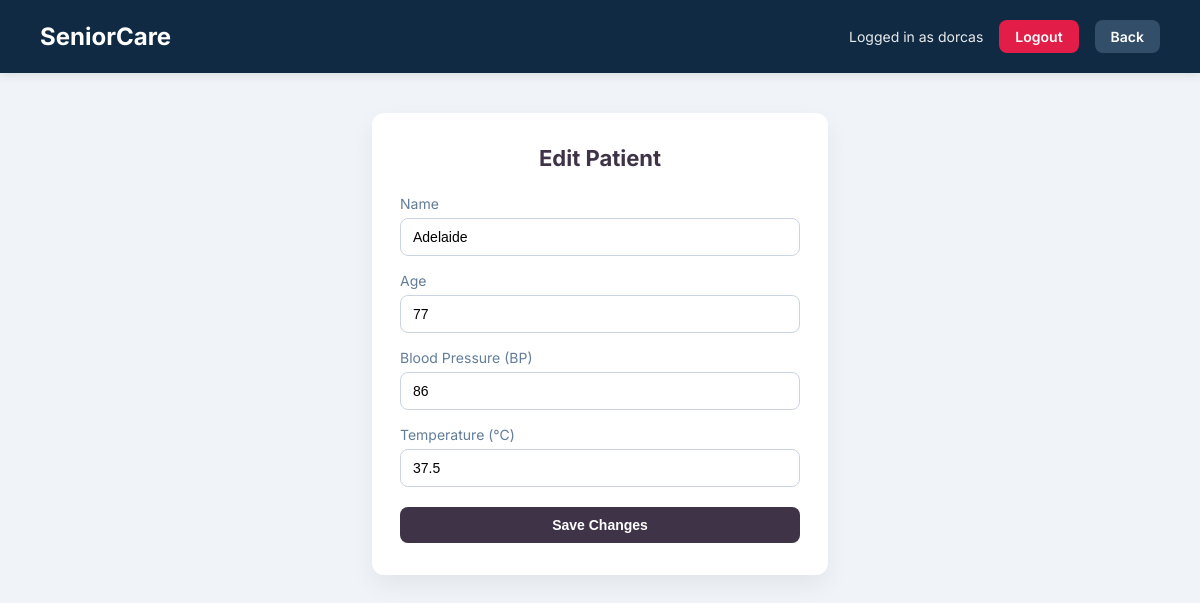
Page /residents/4/edit (signed in) on the committed database.
### tables this page shows
CREATE TABLE residents (
            id INTEGER PRIMARY KEY AUTOINCREMENT,
            name TEXT NOT NULL,
            age INTEGER NOT NULL,
            bp INTEGER NOT NULL,
            temperature REAL
        );

### care.py (the view, shortened to what this page needs)
@app.route("/residents/<int:resident_id>/edit", methods=["GET", "POST"])
@login_required
def edit_resident(resident_id):
    db = get_db_connection()
    resident = db.execute(
        "SELECT * FROM residents WHERE id = ?", (resident_id,)
    ).fetchone()
    if not resident:
        db.close()
        flash("Patient not found.", "error")
        return redirect(url_for("home"))
    db.close()
    return render_template(
        "edit_resident.html",
        resident=resident,
        username=session.get("username"),
    )

### care.py (called while the page is built)
def get_db_connection():
    conn = sqlite3.connect("Seniorcare.db")
    conn.row_factory = sqlite3.Row
    return conn

def login_required(view):
    @wraps(view)
    def wrapped_view(**kwargs):
        if "user_id" not in session:
            return redirect(url_for("login"))
        return view(**kwargs)
    return wrapped_view

### templates/edit_resident.html (shortened to what this page needs)
<!DOCTYPE html>
<html lang="en">
<head>
    <link rel="stylesheet" href="{{ url_for('static', filename='style.css') }}">
</head>
<body>
    <div class="header">
        <h1>SeniorCare</h1>
        <div class="header-right">
            {% if username %}
                <span class="user-info">Logged in as {{ username }}</span>
                <a href="{{ url_for('logout') }}" class="btn-logout">Logout</a>
            {% endif %}
            <a href="{{ url_for('home') }}" class="btn-logout" style="background-color:#334e68;">Back</a>
        </div>
    </div>
    <div class="container">
        <div class="auth-container" style="margin: 40px auto;">
            <h1>Edit Patient</h1>
            <form method="post">
                <div class="form-group">
                    <label for="name">Name</label>
                    <input id="name" name="name" type="text" required value="{{ resident['name'] }}">
                </div>
                <div class="form-group">
                    <label for="age">Age</label>
                    <input id="age" name="age" type="number" min="1" max="130" required value="{{ resident['age'] }}">
                </div>
                <div class="form-group">
                    <label for="bp">Blood Pressure (BP)</label>
                    <input id="bp" name="bp" type="number" min="1" max="400" required value="{{ resident['bp'] }}">
                </div>
                <div class="form-group">
                    <label for="temperature">Temperature (°C)</label>
                    <input id="temperature" name="temperature" type="number" step="0.1" min="30" max="45" value="{{ resident['temperature'] if resident['temperature'] is not none else '' }}">
                </div>
                <button type="submit" class="btn-primary">Save Changes</button>
            </form>
        </div>
    </div>
</body>
</html>

### static/style.css (style rules this page uses)
body { background-color: #f0f4f8; font-family: 'Inter', sans-serif; margin: 0; padding: 0; color: #334e68; }
.header { background-color: #102a43; color: white; padding: 20px 40px; display: flex; justify-content: space-between; align-items: center; box-shadow: 0 2px 10px rgba(0,0,0,0.1); }
.header h1 { margin: 0; font-size: 24px; }
.container { max-width: 1200px; margin: 40px auto; padding: 0 20px; }
.header-right { display: flex; align-items: center; gap: 16px; }
.user-info { font-size: 14px; opacity: 0.9; }
.btn-logout { background-color: #e11d48; color: white; text-decoration: none; padding: 8px 16px; border-radius: 8px; font-size: 14px; font-weight: 600; }
.auth-container { max-width: 400px; margin: 80px auto; padding: 32px 28px; background: white; border-radius: 12px; box-shadow: 0 10px 25px rgba(0,0,0,0.06); }
.auth-container h1 { margin-top: 0; margin-bottom: 24px; font-size: 22px; text-align: center; color: #3e3347; }
.form-group { margin-bottom: 16px; }
.form-group label { display: block; margin-bottom: 6px; font-size: 14px; color: #627d98; }
.form-group input { width: 100%; padding: 10px 12px; border-radius: 8px; border: 1px solid #cbd5e1; font-size: 14px; box-sizing: border-box; }
.btn-primary { width: 100%; background-color: #3e3347; color: white; border: none; padding: 10px 16px; border-radius: 8px; font-weight: 600; font-size: 14px; cursor: pointer; margin-top: 4px; }

### rows in the picture
residents: name "Adelaide", age "77", bp "86", temperature "37.5"

### other values in the picture
{{ username }} "dorcas"
